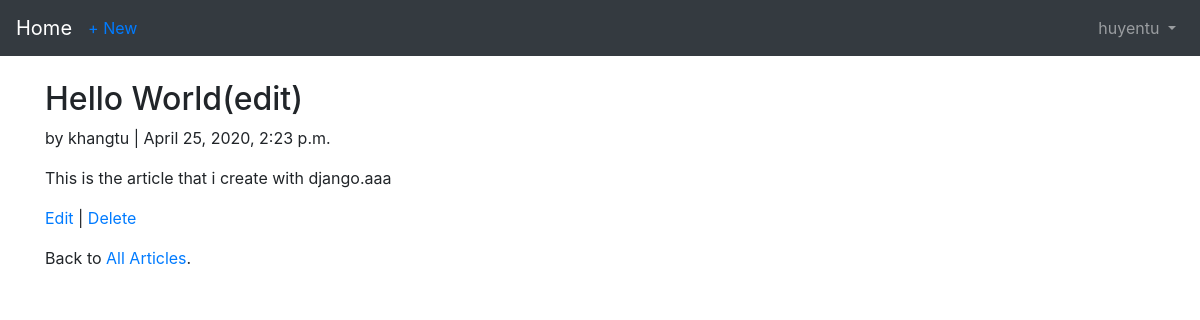
Screenshot of /articles/1/ (signed in) with the database file from the repository.
### users/models.py (models this page shows)
class CustomUser(AbstractUser):
    age = models.PositiveIntegerField(null=True, blank=True)

### articles/models.py (models this page shows, shortened)
class Article(models.Model):
    title = models.CharField(max_length=255)
    body = models.TextField()
    date = models.DateTimeField(auto_now_add=True)
    author = models.ForeignKey(
        get_user_model(),
        on_delete=models.CASCADE,
    )

### articles/views.py (the view)
# urls.py: path('<int:pk>/', ArticleDetailView.as_view(), name='article_detail'),
class ArticleDetailView(LoginRequiredMixin, DetailView):
    model = Article
    template_name = 'article_detail.html'
    login_url = 'login'

### templates/article_detail.html (shortened to what this page needs)
<!DOCTYPE html>
<html lang="en">
<head>
</head>
<body>
{% extends 'base.html' %}
{% block content %}
    <div class="article-entry">
        <h2>{{ object.title }}</h2>
            <p>by {{ object.author }} | {{ object.date }}</p>
            <p>{{ object.body }}</p>
    </div>
    <p>
        <a href="{% url 'article_edit' article.pk %}">Edit</a> | <a href="{% url 'article_delete' article.pk %}">Delete</a></p>
    <p>Back to
        <a href="{% url 'article_list' %}">All Articles</a>.</p>
{% endblock content %}

### templates/base.html (shortened to what this page needs)
<!doctype html>
<html lang="en">
<head>
<link rel="stylesheet" href="https://stackpath.bootstrapcdn.com/bootstrap/4.3.1/css/bootstrap.min.css">
</head>
<body>
    <nav class="navbar navbar-expand-md navbar-dark bg-dark mb-4">
        <a class="navbar-brand" href="{% url 'home' %}">Home</a>
    {% if user.is_authenticated %}
        <ul class="navbar-nav mr-auto">
            <li class="nav-item">
                <a href="{% url 'article_new' %}">+ New</a>
            </li>
        </ul>
    {% endif %}
        <div class="collapse navbar-collapse" id="navbarCollapse"> {% if user.is_authenticated %} <ul class="navbar-nav ml-auto">
                <li class="nav-item"> <a class="nav-link dropdown-toggle" href="#" id="userMenu" data-toggle="dropdown" aria-haspopup="true" aria-expanded="false"> {{ user.username }} </a>
                </li>
            </ul>
        {% else %}
            <form class="form-inline ml-auto"> <a href="{% url 'login' %}" class="btn btn-outline-secondary"> Log In</a>
                <a href="{% url 'signup' %}" class="btn btn-primary ml-3">Sign up</a>
            </form>
        {% endif %}
        </div>
    </nav>
    <div class="container"> {% block content %} {% endblock content %} </div>
</body>
</html>

### rows the page displays
CustomUser: username "huyentu"
Article: title "Hello World(edit)", author "khangtu", date "April 25, 2020, 2:23 p.m.", body "This is the article that i create with django.aaa"
